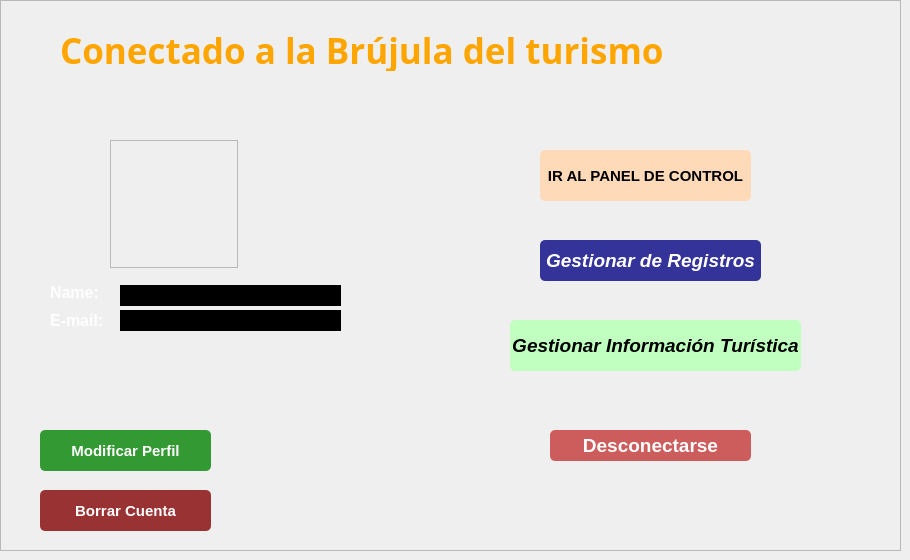
     <widget class="QWidget" name="page">
      <property name="styleSheet">
       <string notr="true"/>
      </property>
      <widget class="QFrame" name="frame_4">
       <property name="geometry">
        <rect>
         <x>0</x>
         <y>0</y>
         <width>901</width>
         <height>551</height>
        </rect>
       </property>
       <property name="styleSheet">
        <string notr="true">background-image:url(:/images/busca.jpg) ;</string>
       </property>
       <property name="frameShape">
        <enum>QFrame::StyledPanel</enum>
       </property>
       <property name="frameShadow">
        <enum>QFrame::Raised</enum>
       </property>
       <widget class="QLabel" name="loggedUserHeader">
        <property name="geometry">
         <rect>
          <x>60</x>
          <y>30</y>
          <width>711</width>
          <height>41</height>
         </rect>
        </property>
        <property name="font">
         <font>
          <family>Droid Sans</family>
          <pointsize>-1</pointsize>
          <bold>true</bold>
         </font>
        </property>
        <property name="styleSheet">
         <string notr="true">text-align: center;
color: #FFA500;
font-size: 35px;
font-family: 'Droid Sans';

</string>
        </property>
        <property name="text">
         <string>Conectado a la Brújula del turismo</string>
        </property>
       </widget>
       <widget class="QPushButton" name="logoutButton">
        <property name="geometry">
         <rect>
          <x>550</x>
          <y>430</y>
          <width>201</width>
          <height>31</height>
         </rect>
        </property>
        <property name="font">
         <font>
          <pointsize>14</pointsize>
          <italic>false</italic>
          <bold>true</bold>
         </font>
        </property>
        <property name="styleSheet">
         <string notr="true">Padding: 1px;
Border-radius: 5px;
Background: #CD5C5C;
Color: #fefefe;

</string>
        </property>
        <property name="text">
         <string>Desconectarse</string>
        </property>
       </widget>
       <widget class="QLabel" name="label_3">
        <property name="geometry">
         <rect>
          <x>50</x>
          <y>282</y>
          <width>61</width>
          <height>21</height>
         </rect>
        </property>
        <property name="font">
         <font>
          <pointsize>12</pointsize>
          <bold>true</bold>
         </font>
        </property>
        <property name="styleSheet">
         <string notr="true">color: #fefefe;
font-weight: bold;</string>
        </property>
        <property name="text">
         <string>Name:</string>
        </property>
       </widget>
       <widget class="QLabel" name="nameLabel">
        <property name="geometry">
         <rect>
          <x>120</x>
          <y>285</y>
          <width>221</width>
          <height>21</height>
         </rect>
        </property>
        <property name="font">
         <font>
          <pointsize>12</pointsize>
         </font>
        </property>
        <property name="styleSheet">
         <string notr="true">Background: #000000;
color: #0000FF;</string>
        </property>
        <property name="text">
         <string/>
        </property>
       </widget>
       <widget class="QPushButton" name="editButton">
        <property name="geometry">
         <rect>
          <x>40</x>
          <y>430</y>
          <width>171</width>
          <height>41</height>
         </rect>
        </property>
        <property name="font">
         <font>
          <pointsize>11</pointsize>
          <bold>true</bold>
         </font>
        </property>
        <property name="styleSheet">
         <string notr="true">Padding: 1px;
Border-radius: 5px;
Background: #393;
Color: #fefefe;</string>
        </property>
        <property name="text">
         <string>Modificar Perfil</string>
        </property>
       </widget>
       <widget class="QPushButton" name="delButton">
        <property name="geometry">
         <rect>
          <x>40</x>
          <y>490</y>
          <width>171</width>
          <height>41</height>
         </rect>
        </property>
        <property name="font">
         <font>
          <pointsize>11</pointsize>
          <bold>true</bold>
         </font>
        </property>
        <property name="styleSheet">
         <string notr="true">Padding: 1px;
Border-radius: 5px;
Background: #933;
Color: #fefefe;
</string>
        </property>
        <property name="text">
         <string>Borrar Cuenta</string>
        </property>
       </widget>
       <widget class="QLabel" name="label_6">
        <property name="geometry">
         <rect>
          <x>50</x>
          <y>310</y>
          <width>61</width>
          <height>21</height>
         </rect>
        </property>
        <property name="font">
         <font>
          <pointsize>12</pointsize>
          <bold>true</bold>
         </font>
        </property>
        <property name="styleSheet">
         <string notr="true">color: #fefefe;
font-weight: bold;</string>
        </property>
        <property name="text">
         <string>E-mail:</string>
        </property>
       </widget>
       <widget class="QLabel" name="emailLabel">
        <property name="geometry">
         <rect>
          <x>120</x>
          <y>310</y>
          <width>221</width>
          <height>21</height>
         </rect>
        </property>
        <property name="font">
         <font>
          <pointsize>12</pointsize>
         </font>
        </property>
        <property name="styleSheet">
         <string notr="true">Background: #000000;
color: #0000FF;</string>
        </property>
        <property name="text">
         <string/>
        </property>
       </widget>
       <widget class="QFrame" name="frame_6">
        <property name="geometry">
         <rect>
          <x>110</x>
          <y>140</y>
          <width>128</width>
          <height>128</height>
         </rect>
        </property>
        <property name="styleSheet">
         <string notr="true"/>
        </property>
        <property name="frameShape">
         <enum>QFrame::StyledPanel</enum>
        </property>
        <property name="frameShadow">
         <enum>QFrame::Raised</enum>
        </property>
        <widget class="QLabel" name="loggedPic">
         <property name="geometry">
          <rect>
           <x>0</x>
           <y>0</y>
           <width>128</width>
           <height>128</height>
          </rect>
         </property>
         <property name="styleSheet">
          <string notr="true"/>
         </property>
         <property name="text">
          <string>&lt;img src=&quot;:user.png&quot; /&gt;</string>
         </property>
        </widget>
       </widget>
       <widget class="QPushButton" name="adminButton">
        <property name="geometry">
         <rect>
          <x>540</x>
          <y>240</y>
          <width>221</width>
          <height>41</height>
         </rect>
        </property>
        <property name="font">
         <font>
          <pointsize>14</pointsize>
          <italic>true</italic>
          <bold>true</bold>
         </font>
        </property>
        <property name="styleSheet">
         <string notr="true">Padding: 1px;
Border-radius: 5px;
Background: #339;
Color: #fefefe;</string>
        </property>
        <property name="text">
         <string>Gestionar de Registros</string>
        </property>
       </widget>
       <widget class="QPushButton" name="adminButton_2">
        <property name="geometry">
         <rect>
          <x>510</x>
          <y>320</y>
          <width>291</width>
          <height>51</height>
         </rect>
        </property>
        <property name="font">
         <font>
          <pointsize>14</pointsize>
          <italic>true</italic>
          <bold>true</bold>
         </font>
        </property>
        <property name="styleSheet">
         <string notr="true">Padding: 1px;
Border-radius: 5px;
Background: #C0FFC0;
Color: #000000;</string>
        </property>
        <property name="text">
         <string>Gestionar Información Turística</string>
        </property>
       </widget>
       <widget class="QPushButton" name="adminButton_3">
        <property name="geometry">
         <rect>
          <x>540</x>
          <y>150</y>
          <width>211</width>
          <height>51</height>
         </rect>
        </property>
        <property name="font">
         <font>
          <pointsize>11</pointsize>
          <bold>true</bold>
         </font>
        </property>
        <property name="styleSheet">
         <string notr="true">Padding: 1px;
Border-radius: 5px;
Background: #FFDAB9;
color: #000000;</string>
        </property>
        <property name="text">
         <string>IR AL PANEL DE CONTROL</string>
        </property>
       </widget>
       <zorder>frame_6</zorder>
       <zorder>loggedUserHeader</zorder>
       <zorder>logoutButton</zorder>
       <zorder>label_3</zorder>
       <zorder>nameLabel</zorder>
       <zorder>editButton</zorder>
       <zorder>delButton</zorder>
       <zorder>label_6</zorder>
       <zorder>emailLabel</zorder>
       <zorder>adminButton</zorder>
       <zorder>adminButton_2</zorder>
       <zorder>adminButton_3</zorder>
      </widget>
     </widget>
